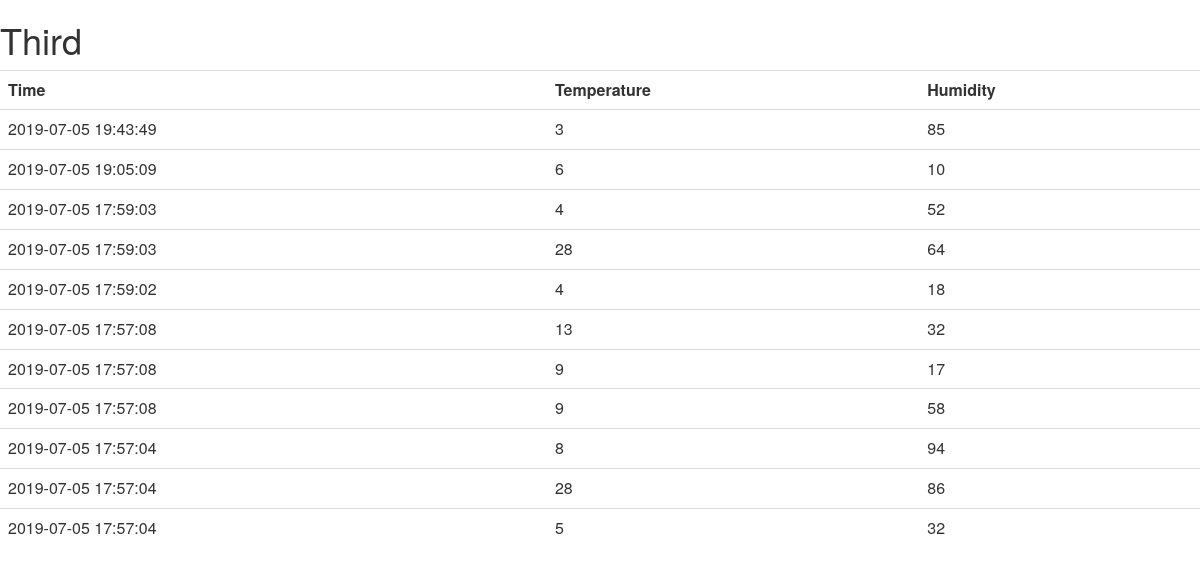
The page /devices/Third on the database as committed earlier.
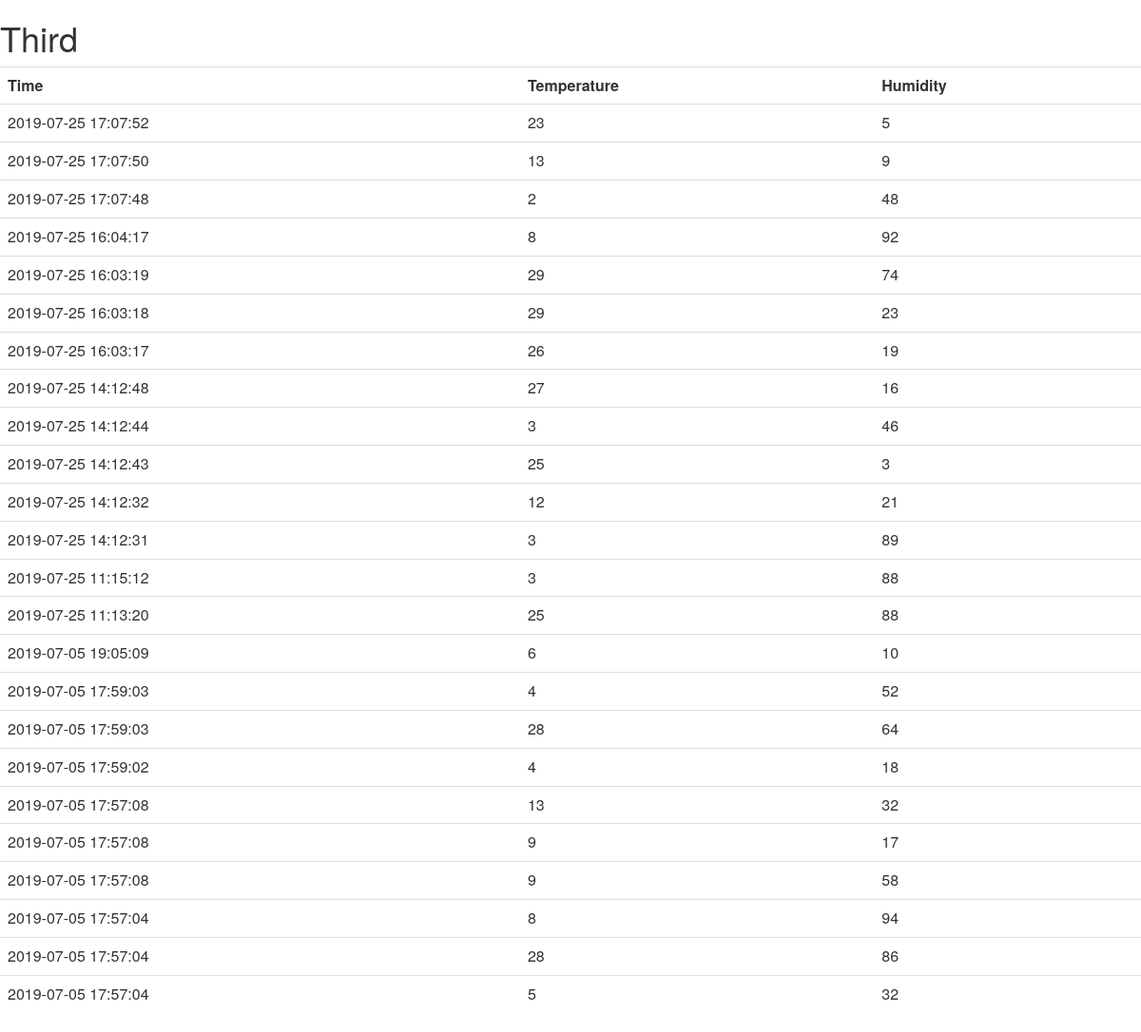
The same page on the database as committed later.
### tables this page shows
CREATE TABLE readings(id INTEGER, nodeid INTEGER, datetime TEXT, temperature NUMERIC, humidity NUMERIC, FOREIGN KEY (nodeid) REFERENCES nodes(id));

### app.py (the view)
@app.route("/devices/<name>")
def getDevice(name):
    conn=sqlite3.connect('sensors.db')
    conn.row_factory = dict_factory
    c=conn.cursor()
    c.execute("""SELECT nodes.id FROM nodes WHERE nodes.name = (?) LIMIT 1""", (name,))
    nid = c.fetchall()
    devID = nid[0]['id']
    c.execute("""SELECT readings.datetime, readings.temperature,
			 readings.humidity FROM readings WHERE readings.nodeid = (?) ORDER BY readings.datetime desc""", (devID,))
    readings = c.fetchall()
    return render_template('devices.html', readings = readings, name = name)

### app.py (called while the page is built)
def dict_factory(cursor, row):
    d = {}
    for idx, col in enumerate(cursor.description):
        d[col[0]] = row[idx]
    return d

### templates/devices.html
{% extends "main.html" %}
{% block content %}
<h1>{{name}}</h1>
<table class="table table-hover">
          <tr>
          <th>Time</th>
          <th>Temperature</th>
          <th>Humidity</th>
          </tr>
          {% for entry in readings %}
                 <tr>
                 <td>{{entry.datetime}}</td>
                 <td>{{entry.temperature}}</td>
                 <td>{{entry.humidity}}</td>
		 </tr>
  	  {%endfor%}
 </table>
{% endblock %}

Rows that differ between the two databases and show on the page:
no longer on this page (row edited): readings: datetime "2019-07-05 19:43:49", temperature "3", humidity "85"
added readings: datetime "2019-07-25 17:07:52", temperature "23", humidity "5"
added readings: datetime "2019-07-25 17:07:50", temperature "13", humidity "9"
added readings: datetime "2019-07-25 17:07:48", temperature "2", humidity "48"
added readings: datetime "2019-07-25 16:04:17", temperature "8", humidity "92"
added readings: datetime "2019-07-25 16:03:19", temperature "29", humidity "74"
added readings: datetime "2019-07-25 16:03:18", temperature "29", humidity "23"
added readings: datetime "2019-07-25 16:03:17", temperature "26", humidity "19"
added readings: datetime "2019-07-25 14:12:48", temperature "27", humidity "16"
added readings: datetime "2019-07-25 14:12:44", temperature "3", humidity "46"
added readings: datetime "2019-07-25 14:12:43", temperature "25", humidity "3"
added readings: datetime "2019-07-25 14:12:32", temperature "12", humidity "21"
added readings: datetime "2019-07-25 14:12:31", temperature "3", humidity "89"
added readings: datetime "2019-07-25 11:15:12", temperature "3", humidity "88"
added readings: datetime "2019-07-25 11:13:20", temperature "25", humidity "88"
